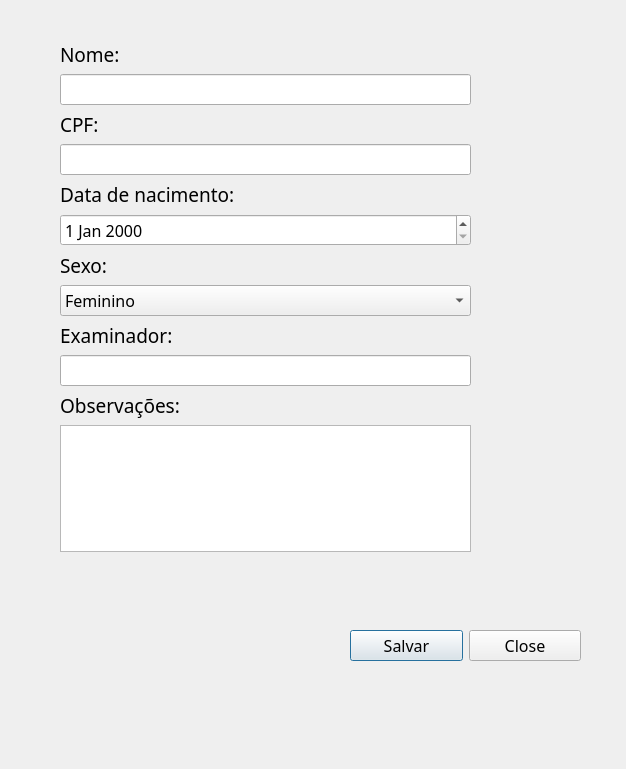
<?xml version="1.0" encoding="UTF-8"?>
<ui version="4.0">
 <class>PatientPanel</class>
 <widget class="QDialog" name="PatientPanel">
  <property name="geometry">
   <rect>
    <x>0</x>
    <y>0</y>
    <width>626</width>
    <height>769</height>
   </rect>
  </property>
  <property name="windowTitle">
   <string>Registro do paciente</string>
  </property>
  <widget class="QWidget" name="layoutWidget">
   <property name="geometry">
    <rect>
     <x>350</x>
     <y>600</y>
     <width>231</width>
     <height>91</height>
    </rect>
   </property>
   <layout class="QHBoxLayout" name="horizontalLayout">
    <item>
     <widget class="QPushButton" name="okpushButton">
      <property name="font">
       <font>
        <family>Segoe UI Variable</family>
        <pointsize>12</pointsize>
       </font>
      </property>
      <property name="text">
       <string>Salvar</string>
      </property>
     </widget>
    </item>
    <item>
     <widget class="QPushButton" name="closeButton">
      <property name="font">
       <font>
        <family>Segoe UI Variable</family>
        <pointsize>12</pointsize>
       </font>
      </property>
      <property name="text">
       <string>Close</string>
      </property>
     </widget>
    </item>
   </layout>
  </widget>
  <widget class="QWidget" name="layoutWidget">
   <property name="geometry">
    <rect>
     <x>60</x>
     <y>41</y>
     <width>411</width>
     <height>511</height>
    </rect>
   </property>
   <layout class="QVBoxLayout" name="verticalLayout_2">
    <item>
     <layout class="QVBoxLayout" name="verticalLayout">
      <item>
       <widget class="QLabel" name="label">
        <property name="font">
         <font>
          <family>Segoe UI Variable</family>
          <pointsize>14</pointsize>
         </font>
        </property>
        <property name="text">
         <string>Nome:</string>
        </property>
       </widget>
      </item>
      <item>
       <widget class="QLineEdit" name="nameLineEdit">
        <property name="font">
         <font>
          <family>Segoe UI Variable</family>
          <pointsize>12</pointsize>
         </font>
        </property>
       </widget>
      </item>
      <item>
       <widget class="QLabel" name="label_2">
        <property name="font">
         <font>
          <family>Segoe UI Variable</family>
          <pointsize>14</pointsize>
         </font>
        </property>
        <property name="text">
         <string>CPF:</string>
        </property>
       </widget>
      </item>
      <item>
       <widget class="QLineEdit" name="identifierLineEdit">
        <property name="font">
         <font>
          <family>Segoe UI Variable</family>
          <pointsize>12</pointsize>
         </font>
        </property>
       </widget>
      </item>
      <item>
       <widget class="QLabel" name="label_3">
        <property name="font">
         <font>
          <family>Segoe UI Variable</family>
          <pointsize>14</pointsize>
         </font>
        </property>
        <property name="text">
         <string>Data de nacimento:</string>
        </property>
       </widget>
      </item>
      <item>
       <widget class="QDateEdit" name="birthDateEdit">
        <property name="font">
         <font>
          <family>Segoe UI Variable</family>
          <pointsize>12</pointsize>
         </font>
        </property>
       </widget>
      </item>
      <item>
       <widget class="QLabel" name="label_5">
        <property name="font">
         <font>
          <family>Segoe UI Variable</family>
          <pointsize>14</pointsize>
         </font>
        </property>
        <property name="text">
         <string>Sexo:</string>
        </property>
       </widget>
      </item>
      <item>
       <widget class="QComboBox" name="genderComboBox">
        <property name="font">
         <font>
          <family>Segoe UI Variable</family>
          <pointsize>12</pointsize>
         </font>
        </property>
        <item>
         <property name="text">
          <string>Feminino</string>
         </property>
        </item>
        <item>
         <property name="text">
          <string>Maculino</string>
         </property>
        </item>
       </widget>
      </item>
      <item>
       <widget class="QLabel" name="label_4">
        <property name="font">
         <font>
          <family>Segoe UI Variable</family>
          <pointsize>14</pointsize>
         </font>
        </property>
        <property name="text">
         <string>Examinador:</string>
        </property>
       </widget>
      </item>
      <item>
       <widget class="QLineEdit" name="examinerLineEdit">
        <property name="font">
         <font>
          <family>Segoe UI Variable</family>
          <pointsize>12</pointsize>
         </font>
        </property>
       </widget>
      </item>
     </layout>
    </item>
    <item>
     <widget class="QLabel" name="label_6">
      <property name="font">
       <font>
        <family>Segoe UI Variable</family>
        <pointsize>14</pointsize>
       </font>
      </property>
      <property name="text">
       <string>Observações:</string>
      </property>
     </widget>
    </item>
    <item>
     <widget class="QPlainTextEdit" name="observationsPlainTextEdit">
      <property name="font">
       <font>
        <family>Segoe UI Variable</family>
        <pointsize>12</pointsize>
       </font>
      </property>
     </widget>
    </item>
   </layout>
  </widget>
 </widget>
 <resources/>
 <connections/>
</ui>
